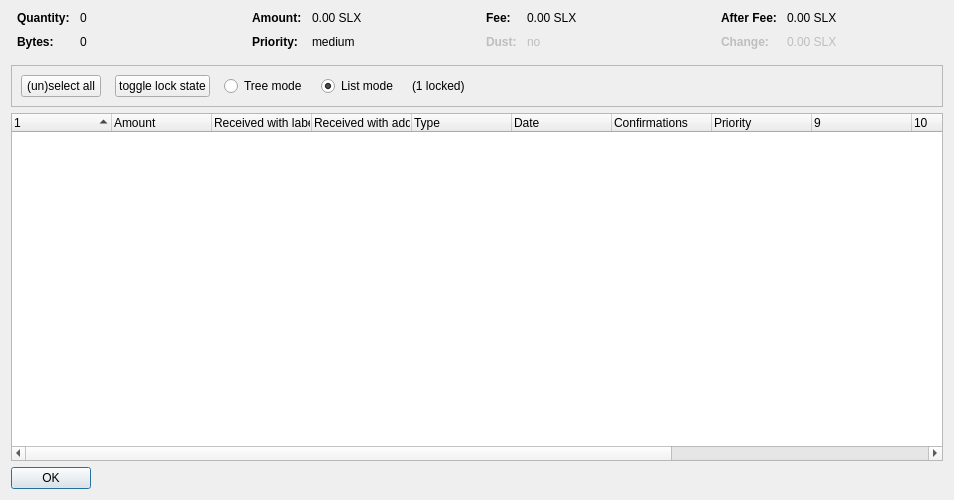
<?xml version="1.0" encoding="UTF-8"?>
<ui version="4.0">
 <class>CoinControlDialog</class>
 <widget class="QDialog" name="CoinControlDialog">
  <property name="geometry">
   <rect>
    <x>0</x>
    <y>0</y>
    <width>954</width>
    <height>500</height>
   </rect>
  </property>
  <property name="windowTitle">
   <string>Coin Selection</string>
  </property>
  <layout class="QVBoxLayout" name="verticalLayout">
   <item>
    <layout class="QHBoxLayout" name="horizontalLayoutTop" stretch="0,0,0,0">
     <property name="topMargin">
      <number>0</number>
     </property>
     <property name="bottomMargin">
      <number>10</number>
     </property>
     <item>
      <layout class="QFormLayout" name="formLayoutCoinControl1">
       <property name="horizontalSpacing">
        <number>10</number>
       </property>
       <property name="verticalSpacing">
        <number>10</number>
       </property>
       <property name="leftMargin">
        <number>6</number>
       </property>
       <property name="rightMargin">
        <number>6</number>
       </property>
       <item row="0" column="0">
        <widget class="QLabel" name="labelCoinControlQuantityText">
         <property name="font">
          <font>
           <weight>75</weight>
           <bold>true</bold>
          </font>
         </property>
         <property name="text">
          <string>Quantity:</string>
         </property>
        </widget>
       </item>
       <item row="0" column="1">
        <widget class="QLabel" name="labelCoinControlQuantity">
         <property name="cursor">
          <cursorShape>IBeamCursor</cursorShape>
         </property>
         <property name="contextMenuPolicy">
          <enum>Qt::ActionsContextMenu</enum>
         </property>
         <property name="text">
          <string notr="true">0</string>
         </property>
         <property name="textInteractionFlags">
          <set>Qt::LinksAccessibleByMouse|Qt::TextSelectableByKeyboard|Qt::TextSelectableByMouse</set>
         </property>
        </widget>
       </item>
       <item row="1" column="0">
        <widget class="QLabel" name="labelCoinControlBytesText">
         <property name="font">
          <font>
           <weight>75</weight>
           <bold>true</bold>
          </font>
         </property>
         <property name="text">
          <string>Bytes:</string>
         </property>
        </widget>
       </item>
       <item row="1" column="1">
        <widget class="QLabel" name="labelCoinControlBytes">
         <property name="cursor">
          <cursorShape>IBeamCursor</cursorShape>
         </property>
         <property name="contextMenuPolicy">
          <enum>Qt::ActionsContextMenu</enum>
         </property>
         <property name="text">
          <string notr="true">0</string>
         </property>
         <property name="textInteractionFlags">
          <set>Qt::LinksAccessibleByMouse|Qt::TextSelectableByKeyboard|Qt::TextSelectableByMouse</set>
         </property>
        </widget>
       </item>
      </layout>
     </item>
     <item>
      <layout class="QFormLayout" name="formLayoutCoinControl2">
       <property name="horizontalSpacing">
        <number>10</number>
       </property>
       <property name="verticalSpacing">
        <number>10</number>
       </property>
       <property name="leftMargin">
        <number>6</number>
       </property>
       <property name="rightMargin">
        <number>6</number>
       </property>
       <item row="0" column="0">
        <widget class="QLabel" name="labelCoinControlAmountText">
         <property name="font">
          <font>
           <weight>75</weight>
           <bold>true</bold>
          </font>
         </property>
         <property name="text">
          <string>Amount:</string>
         </property>
        </widget>
       </item>
       <item row="0" column="1">
        <widget class="QLabel" name="labelCoinControlAmount">
         <property name="cursor">
          <cursorShape>IBeamCursor</cursorShape>
         </property>
         <property name="contextMenuPolicy">
          <enum>Qt::ActionsContextMenu</enum>
         </property>
         <property name="text">
          <string notr="true">0.00 SLX</string>
         </property>
         <property name="textInteractionFlags">
          <set>Qt::LinksAccessibleByMouse|Qt::TextSelectableByKeyboard|Qt::TextSelectableByMouse</set>
         </property>
        </widget>
       </item>
       <item row="1" column="0">
        <widget class="QLabel" name="labelCoinControlPriorityText">
         <property name="font">
          <font>
           <weight>75</weight>
           <bold>true</bold>
          </font>
         </property>
         <property name="text">
          <string>Priority:</string>
         </property>
        </widget>
       </item>
       <item row="1" column="1">
        <widget class="QLabel" name="labelCoinControlPriority">
         <property name="cursor">
          <cursorShape>IBeamCursor</cursorShape>
         </property>
         <property name="contextMenuPolicy">
          <enum>Qt::ActionsContextMenu</enum>
         </property>
         <property name="text">
          <string>medium</string>
         </property>
         <property name="textInteractionFlags">
          <set>Qt::LinksAccessibleByMouse|Qt::TextSelectableByKeyboard|Qt::TextSelectableByMouse</set>
         </property>
        </widget>
       </item>
      </layout>
     </item>
     <item>
      <layout class="QFormLayout" name="formLayoutCoinControl3">
       <property name="horizontalSpacing">
        <number>10</number>
       </property>
       <property name="verticalSpacing">
        <number>10</number>
       </property>
       <property name="leftMargin">
        <number>6</number>
       </property>
       <property name="rightMargin">
        <number>6</number>
       </property>
       <item row="0" column="0">
        <widget class="QLabel" name="labelCoinControlFeeText">
         <property name="font">
          <font>
           <weight>75</weight>
           <bold>true</bold>
          </font>
         </property>
         <property name="text">
          <string>Fee:</string>
         </property>
        </widget>
       </item>
       <item row="0" column="1">
        <widget class="QLabel" name="labelCoinControlFee">
         <property name="cursor">
          <cursorShape>IBeamCursor</cursorShape>
         </property>
         <property name="contextMenuPolicy">
          <enum>Qt::ActionsContextMenu</enum>
         </property>
         <property name="text">
          <string notr="true">0.00 SLX</string>
         </property>
         <property name="textInteractionFlags">
          <set>Qt::LinksAccessibleByMouse|Qt::TextSelectableByKeyboard|Qt::TextSelectableByMouse</set>
         </property>
        </widget>
       </item>
       <item row="1" column="0">
        <widget class="QLabel" name="labelCoinControlLowOutputText">
         <property name="enabled">
          <bool>false</bool>
         </property>
         <property name="font">
          <font>
           <weight>75</weight>
           <bold>true</bold>
          </font>
         </property>
         <property name="text">
          <string>Dust:</string>
         </property>
        </widget>
       </item>
       <item row="1" column="1">
        <widget class="QLabel" name="labelCoinControlLowOutput">
         <property name="enabled">
          <bool>false</bool>
         </property>
         <property name="cursor">
          <cursorShape>IBeamCursor</cursorShape>
         </property>
         <property name="contextMenuPolicy">
          <enum>Qt::ActionsContextMenu</enum>
         </property>
         <property name="text">
          <string>no</string>
         </property>
         <property name="textInteractionFlags">
          <set>Qt::LinksAccessibleByMouse|Qt::TextSelectableByKeyboard|Qt::TextSelectableByMouse</set>
         </property>
        </widget>
       </item>
      </layout>
     </item>
     <item>
      <layout class="QFormLayout" name="formLayoutCoinControl4">
       <property name="horizontalSpacing">
        <number>10</number>
       </property>
       <property name="verticalSpacing">
        <number>10</number>
       </property>
       <property name="leftMargin">
        <number>6</number>
       </property>
       <property name="rightMargin">
        <number>6</number>
       </property>
       <item row="0" column="0">
        <widget class="QLabel" name="labelCoinControlAfterFeeText">
         <property name="font">
          <font>
           <weight>75</weight>
           <bold>true</bold>
          </font>
         </property>
         <property name="text">
          <string>After Fee:</string>
         </property>
        </widget>
       </item>
       <item row="0" column="1">
        <widget class="QLabel" name="labelCoinControlAfterFee">
         <property name="cursor">
          <cursorShape>IBeamCursor</cursorShape>
         </property>
         <property name="contextMenuPolicy">
          <enum>Qt::ActionsContextMenu</enum>
         </property>
         <property name="text">
          <string notr="true">0.00 SLX</string>
         </property>
         <property name="textInteractionFlags">
          <set>Qt::LinksAccessibleByMouse|Qt::TextSelectableByKeyboard|Qt::TextSelectableByMouse</set>
         </property>
        </widget>
       </item>
       <item row="1" column="0">
        <widget class="QLabel" name="labelCoinControlChangeText">
         <property name="enabled">
          <bool>false</bool>
         </property>
         <property name="font">
          <font>
           <weight>75</weight>
           <bold>true</bold>
          </font>
         </property>
         <property name="text">
          <string>Change:</string>
         </property>
        </widget>
       </item>
       <item row="1" column="1">
        <widget class="QLabel" name="labelCoinControlChange">
         <property name="enabled">
          <bool>false</bool>
         </property>
         <property name="cursor">
          <cursorShape>IBeamCursor</cursorShape>
         </property>
         <property name="contextMenuPolicy">
          <enum>Qt::ActionsContextMenu</enum>
         </property>
         <property name="text">
          <string notr="true">0.00 SLX</string>
         </property>
         <property name="textInteractionFlags">
          <set>Qt::LinksAccessibleByMouse|Qt::TextSelectableByKeyboard|Qt::TextSelectableByMouse</set>
         </property>
        </widget>
       </item>
      </layout>
     </item>
    </layout>
   </item>
   <item>
    <widget class="QFrame" name="frame">
     <property name="minimumSize">
      <size>
       <width>0</width>
       <height>40</height>
      </size>
     </property>
     <property name="frameShape">
      <enum>QFrame::StyledPanel</enum>
     </property>
     <property name="frameShadow">
      <enum>QFrame::Sunken</enum>
     </property>
     <layout class="QHBoxLayout" name="horizontalLayout">
      <item>
       <layout class="QHBoxLayout" name="horizontalLayoutPanel" stretch="0,0,0,0,0,0">
        <property name="spacing">
         <number>14</number>
        </property>
        <item>
         <widget class="QPushButton" name="pushButtonSelectAll">
          <property name="sizePolicy">
           <sizepolicy hsizetype="Maximum" vsizetype="Fixed">
            <horstretch>0</horstretch>
            <verstretch>0</verstretch>
           </sizepolicy>
          </property>
          <property name="text">
           <string>(un)select all</string>
          </property>
          <property name="autoDefault">
           <bool>false</bool>
          </property>
         </widget>
        </item>
        <item>
         <widget class="QPushButton" name="pushButtonToggleLock">
          <property name="sizePolicy">
           <sizepolicy hsizetype="Maximum" vsizetype="Fixed">
            <horstretch>0</horstretch>
            <verstretch>0</verstretch>
           </sizepolicy>
          </property>
          <property name="text">
           <string>toggle lock state</string>
          </property>
          <property name="autoDefault">
           <bool>false</bool>
          </property>
         </widget>
        </item>
        <item>
         <widget class="QRadioButton" name="radioTreeMode">
          <property name="sizePolicy">
           <sizepolicy hsizetype="Maximum" vsizetype="Fixed">
            <horstretch>0</horstretch>
            <verstretch>0</verstretch>
           </sizepolicy>
          </property>
          <property name="text">
           <string>Tree mode</string>
          </property>
         </widget>
        </item>
        <item>
         <widget class="QRadioButton" name="radioListMode">
          <property name="sizePolicy">
           <sizepolicy hsizetype="Maximum" vsizetype="Fixed">
            <horstretch>0</horstretch>
            <verstretch>0</verstretch>
           </sizepolicy>
          </property>
          <property name="text">
           <string>List mode</string>
          </property>
          <property name="checked">
           <bool>true</bool>
          </property>
         </widget>
        </item>
        <item>
         <widget class="QLabel" name="labelLocked">
          <property name="text">
           <string>(1 locked)</string>
          </property>
         </widget>
        </item>
        <item>
         <spacer name="horizontalSpacer">
          <property name="orientation">
           <enum>Qt::Horizontal</enum>
          </property>
          <property name="sizeHint" stdset="0">
           <size>
            <width>40</width>
            <height>20</height>
           </size>
          </property>
         </spacer>
        </item>
       </layout>
      </item>
     </layout>
    </widget>
   </item>
   <item>
    <widget class="CoinControlTreeWidget" name="treeWidget">
     <property name="contextMenuPolicy">
      <enum>Qt::CustomContextMenu</enum>
     </property>
     <property name="sortingEnabled">
      <bool>false</bool>
     </property>
     <property name="columnCount">
      <number>13</number>
     </property>
     <attribute name="headerShowSortIndicator" stdset="0">
      <bool>true</bool>
     </attribute>
     <attribute name="headerStretchLastSection">
      <bool>false</bool>
     </attribute>
     <column>
      <property name="text">
       <string/>
      </property>
     </column>
     <column>
      <property name="text">
       <string>Amount</string>
      </property>
     </column>
     <column>
      <property name="text">
       <string>Received with label</string>
      </property>
     </column>
     <column>
      <property name="text">
       <string>Received with address</string>
      </property>
     </column>
     <column>
      <property name="text">
       <string>Type</string>
      </property>
     </column>
     <column>
      <property name="text">
       <string>Date</string>
      </property>
     </column>
     <column>
      <property name="text">
       <string>Confirmations</string>
      </property>
      <property name="toolTip">
       <string>Confirmed</string>
      </property>
     </column>
     <column>
      <property name="text">
       <string>Priority</string>
      </property>
     </column>
     <column>
      <property name="text">
       <string/>
      </property>
     </column>
     <column>
      <property name="text">
       <string/>
      </property>
     </column>
     <column>
      <property name="text">
       <string/>
      </property>
     </column>
     <column>
      <property name="text">
       <string/>
      </property>
     </column>
     <column>
      <property name="text">
       <string/>
      </property>
     </column>
    </widget>
   </item>
   <item>
    <widget class="QDialogButtonBox" name="buttonBox">
     <property name="sizePolicy">
      <sizepolicy hsizetype="Maximum" vsizetype="Fixed">
       <horstretch>0</horstretch>
       <verstretch>0</verstretch>
      </sizepolicy>
     </property>
     <property name="orientation">
      <enum>Qt::Horizontal</enum>
     </property>
     <property name="standardButtons">
      <set>QDialogButtonBox::Ok</set>
     </property>
    </widget>
   </item>
  </layout>
 </widget>
 <customwidgets>
  <customwidget>
   <class>CoinControlTreeWidget</class>
   <extends>QTreeWidget</extends>
   <header>coincontroltreewidget.h</header>
  </customwidget>
 </customwidgets>
 <resources/>
 <connections/>
</ui>
